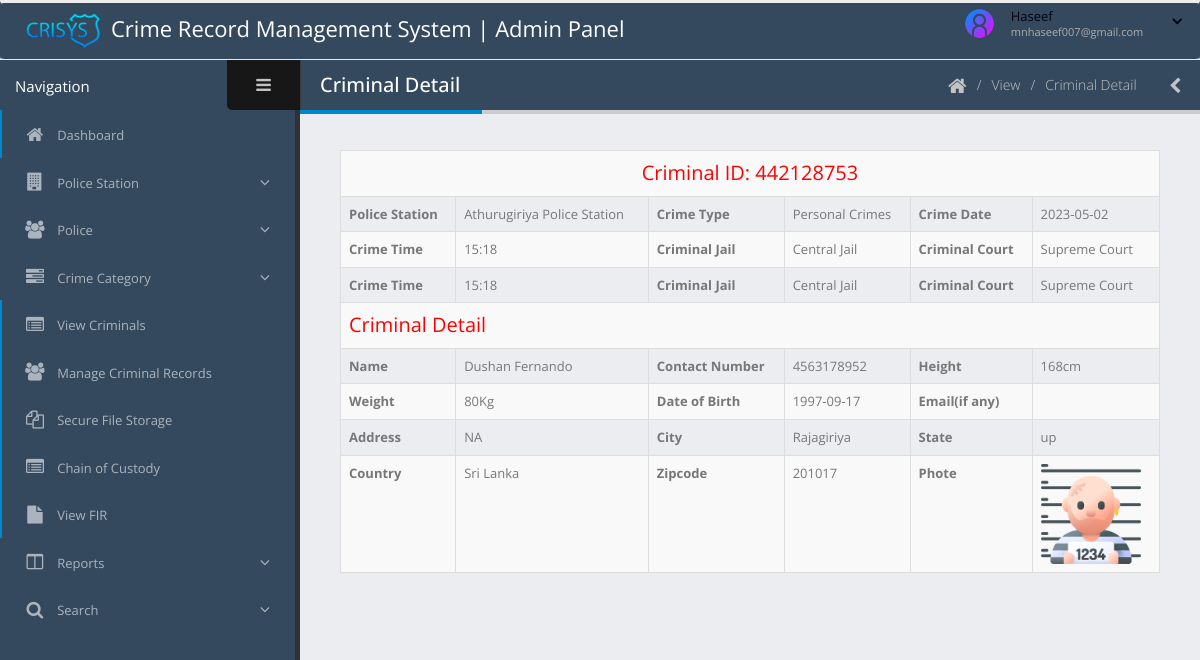
Screenshot of /admin/view-criminal-detail.php?viewid=1 (signed in) with the database file from the repository.
### tables this page shows
CREATE TABLE `tblcriminal` (
  `ID` int(10) NOT NULL,
  `CriminalID` varchar(50) DEFAULT NULL,
  `PoliceID` int(10) DEFAULT NULL,
  `PoliceStationId` int(11) DEFAULT NULL,
  `PoliceStation` varchar(200) DEFAULT NULL,
  `CatName` varchar(100) DEFAULT NULL,
  `CrimeDate` varchar(200) DEFAULT NULL,
  `CrimeTime` varchar(200) DEFAULT NULL,
  `Prison` varchar(200) DEFAULT NULL,
  `Court` varchar(200) DEFAULT NULL,
  `Name` varchar(200) DEFAULT NULL,
  `ContactNumber` bigint(10) DEFAULT NULL,
  `Height` varchar(50) DEFAULT NULL,
  `Weight` varchar(50) DEFAULT NULL,
  `DateofBirth` varchar(200) DEFAULT NULL,
  `Email` varchar(200) DEFAULT NULL,
  `Address` mediumtext DEFAULT NULL,
  `City` varchar(100) DEFAULT NULL,
  `State` varchar(200) DEFAULT NULL,
  `Country` varchar(200) DEFAULT NULL,
  `Zipcode` int(10) DEFAULT NULL,
  `Photo` varchar(200) DEFAULT NULL,
  `RecordDate` timestamp NOT NULL DEFAULT current_timestamp()
);

### admin/view-criminal-detail.php (the view, shortened to what this page needs)
<?php
include('includes/dbconnection.php');
if (strlen($_SESSION['crmsaid']==0)) {
  header('location:logout.php');
  } else{
?>
<!doctype html>
<html class="fixed">
	<head>
		<link rel="stylesheet" href="../assets/vendor/bootstrap/css/bootstrap.css" />
		<link rel="stylesheet" href="../assets/vendor/font-awesome/css/font-awesome.css" />
		<link rel="stylesheet" href="../assets/vendor/magnific-popup/magnific-popup.css" />
		<link rel="stylesheet" href="../assets/vendor/bootstrap-datepicker/css/datepicker3.css" />
		<link rel="stylesheet" href="../assets/stylesheets/theme.css" />
		<link rel="stylesheet" href="../assets/stylesheets/skins/default.css" />
		<link rel="stylesheet" href="../assets/stylesheets/theme-custom.css">
	</head>
	<body>
		<section class="body">
		<?php include_once('includes/header.php');?>
			<div class="inner-wrapper">
				<?php include_once('includes/sidebar.php');?>
				<section role="main" class="content-body">
					<header class="page-header">
						<h2>Criminal Detail</h2>
						<div class="right-wrapper pull-right">
							<ol class="breadcrumbs">
								<li>
									<a href="dashboard.php">
										<i class="fa fa-home"></i>
									</a>
								</li>
								<li><span>View</span></li>
								<li><span>Criminal Detail</span></li>
							</ol>
							<a class="sidebar-right-toggle" data-open="sidebar-right"><i class="fa fa-chevron-left"></i></a>
						</div>
					</header>
					<div class="row">
						<div class="col-md-12">
							<?php
                   $vid=$_GET['viewid'];
$sql="SELECT * from tblcriminal where ID=:vid";
$query = $dbh -> prepare($sql);
$query->bindParam(':vid',$vid,PDO::PARAM_STR);
$query->execute();
$results=$query->fetchAll(PDO::FETCH_OBJ);
$cnt=1;
if($query->rowCount() > 0)
{
foreach($results as $row)
{               ?>
							 <table border="1" class="table table-bordered table-striped table-vcenter js-dataTable-full-pagination">
							<tr>
<td colspan="6" style="font-size:20px;color:red;text-align: center;">
 Criminal ID: <?php  echo $row->CriminalID;?></td>
</tr>
 <tr>
    <th>Police Station</th>
    <td><?php  echo htmlentities($row->PoliceStation);?></td>
     <th>Crime Type</th>
    <td><?php  echo htmlentities($row->CatName);?></td>
    <th>Crime Date</th>
    <td><?php  echo htmlentities($row->CrimeDate);?></td>
  </tr>
  <tr>
    <th>Crime Time</th>
    <td><?php  echo htmlentities($row->CrimeTime);?></td>
     <th>Criminal Jail</th>
    <td><?php  echo htmlentities($row->Prison);?></td>
    <th>Criminal Court</th>
    <td><?php  echo htmlentities($row->Court);?></td>
  </tr>
   <tr>
    <th>Crime Time</th>
    <td><?php  echo htmlentities($row->CrimeTime);?></td>
     <th>Criminal Jail</th>
    <td><?php  echo htmlentities($row->Prison);?></td>
    <th>Criminal Court</th>
    <td><?php  echo htmlentities($row->Court);?></td>
  </tr>
  <tr>
  <td colspan="6" style="font-size:20px;color:red;">
 Criminal Detail</td></tr>
  <tr>
    <th>Name</th>
    <td><?php  echo htmlentities($row->Name);?></td>
     <th>Contact Number</th>
    <td><?php  echo htmlentities($row->ContactNumber);?></td>
    <th>Height</th>
    <td><?php  echo htmlentities($row->Height);?></td>
  </tr>
  <tr>
    <th>Weight</th>
    <td><?php  echo htmlentities($row->Weight);?></td>
     <th>Date of Birth</th>
    <td><?php  echo htmlentities($row->DateofBirth);?></td>
    <th>Email(if any)</th>
    <td><?php  echo htmlentities($row->Email);?></td>
  </tr>
   <tr>
    <th>Address</th>
    <td><?php  echo htmlentities($row->Address);?></td>
     <th>City</th>
    <td><?php  echo htmlentities($row->City);?></td>
    <th>State</th>
    <td><?php  echo htmlentities($row->State);?></td>
  </tr>
  <tr>
    <th>Country</th>
    <td><?php  echo htmlentities($row->Country);?></td>
     <th>Zipcode</th>
    <td><?php  echo htmlentities($row->Zipcode);?></td>
    <th>Phote</th>
    <td><img src="../police/images/<?php echo $row->Photo;?>" width="100" height="100" value="<?php  echo $row->Photo;?>"></td>
  </tr>
  </table><?php $cnt=$cnt+1;}} ?>
						</div>
					</div>
				</section>
			</div>
		</section>
	</body>
</html><?php }  ?>

### admin/includes/header.php (shortened to what this page needs)
<header class="header navbar navbar-expand-lg navbar-dark bg-dark" style="padding-left: 10px;background-color:#34495e;">
            <div class="logo-container">
                <a href="dashboard.php" class="logo" style="color:#000; font-size:22px;color:#fff;">
                <img src="../assets/images/logo.png" alt="Admin" width="85px" style="padding-right: 10px;"/>Crime Record Management System | Admin Panel
                </a>
            </div>
            <div class="header-right">
                <div id="userbox" class="userbox">
                    <a href="#" data-toggle="dropdown">
                        <figure class="profile-picture">
                            <img src="../assets/images/admin.png" alt="Admin" class="img-circle" data-lock-picture="../assets/images/admin.png" />
                        </figure>
                        <div class="profile-info" data-lock-name="John Doe" data-lock-email="johndoe@JSOFT.com">
                         <?php
                            $aid=$_SESSION['crmsaid'];
                            $sql="SELECT AdminName,Email from  tbladmin where ID=:aid";
                            $query = $dbh -> prepare($sql);
                            $query->bindParam(':aid',$aid,PDO::PARAM_STR);
                            $query->execute();
                            $results=$query->fetchAll(PDO::FETCH_OBJ);
                            $cnt=1;
                            if($query->rowCount() > 0)
                            {
                            foreach($results as $row)
                            {
                        ?>
                            <span class="name"><?php  echo $row->AdminName;?></span>
                            <span class="role"><?php  echo $row->Email;?></span>
                            <?php $cnt=$cnt+1;}} ?>
                        </div>
                        <i class="fa custom-caret"></i>
                    </a>
                </div>
            </div>
        </header>

### admin/includes/sidebar.php (shortened to what this page needs)
<aside id="sidebar-left" class="sidebar-left">
        <div class="sidebar-header">
          <div class="sidebar-title" style="color: white;">
            Navigation
          </div>
          <div class="sidebar-toggle hidden-xs" data-toggle-class="sidebar-left-collapsed" data-target="html" data-fire-event="sidebar-left-toggle">
            <i class="fa fa-bars" aria-label="Toggle sidebar"></i>
          </div>
        </div>
        <div class="nano">
          <div class="nano-content">
            <nav id="menu" class="nav-main" role="navigation">
              <ul class="nav nav-main">
                <li class="nav-active">
                  <a href="dashboard.php">
                    <i class="fa fa-home" aria-hidden="true"></i>
                    <span>Dashboard</span>
                  </a>
                </li>
                <li class="nav-parent">
                  <a>
                    <i class="fa fa-building" aria-hidden="true"></i>
                    <span>Police Station</span>
                  </a>
                </li>
                <li class="nav-parent">
                  <a>
                    <i class="fa fa-users" aria-hidden="true"></i>
                    <span>Police</span>
                  </a>
                </li>
                <li class="nav-parent">
                  <a>
                    <i class="fa fa-tasks" aria-hidden="true"></i>
                    <span>Crime Category</span>
                  </a>
                </li>
                <li class="nav-active">
                  <a href="view-criminals.php">
                    <i class="fa fa-list-alt" aria-hidden="true"></i>
                    <span>View Criminals</span>
                  </a>
                </li>
                <li class="nav-active">
                  <a href="http://localhost:3000/" target="_blank">
                    <i class="fa fa-users" aria-hidden="true"></i>
                    <span>Manage Criminal Records</span>
                  </a>
                </li>
                <li class="nav-active">
                  <a href="http://localhost:3001/" target="_blank">
                    <i class="fa fa-files-o" aria-hidden="true"></i>
                    <span>Secure File Storage</span>
                  </a>
                </li>
                <li class="nav-active">
                  <a href="../../../../tmp-23-270/chainofcustody/" target="_blank">
                    <i class="fa fa-list-alt" aria-hidden="true"></i>
                    <span>Chain of Custody</span>
                  </a>
                </li>
                <li class="nav-active">
                  <a href="view-fir.php">
                    <i class="fa fa-file" aria-hidden="true"></i>
                    <span>View FIR</span>
                  </a>
                </li>
          <li class="nav-parent">
                  <a>
                    <i class="fa fa-columns" aria-hidden="true"></i>
                    <span>Reports</span>
                  </a>
                </li>
             <li class="nav-parent">
                  <a>
                    <i class="fa fa-search" aria-hidden="true"></i>
                    <span>Search</span>
                  </a>
                </li>
              </ul>
            </nav>
          </div>
        </div>
      </aside>

### assets/stylesheets/skins/default.css (style rules this page uses)
a, .btn-link { color: #0088cc; }
.page-header h2 { border-bottom-color: #0088cc; }
ul.nav-main > li.nav-active > a { box-shadow: 2px 0 0 #0088cc inset; }

### rows the page displays
tblcriminal: CriminalID "442128753", PoliceStation "Athurugiriya Police Station", CatName "Personal Crimes", CrimeDate "2023-05-02", CrimeTime "15:18", Prison "Central Jail", Court "Supreme Court", Name "Dushan Fernando", ContactNumber "4563178952", Height "168cm", Weight "80Kg", DateofBirth "1997-09-17", Address "NA", City "Rajagiriya", State "up", Country "Sri Lanka", Zipcode "201017", Photo (picture)

### other values shown
$row->AdminName "Haseef"
$row->Email "mnhaseef007@gmail.com"
